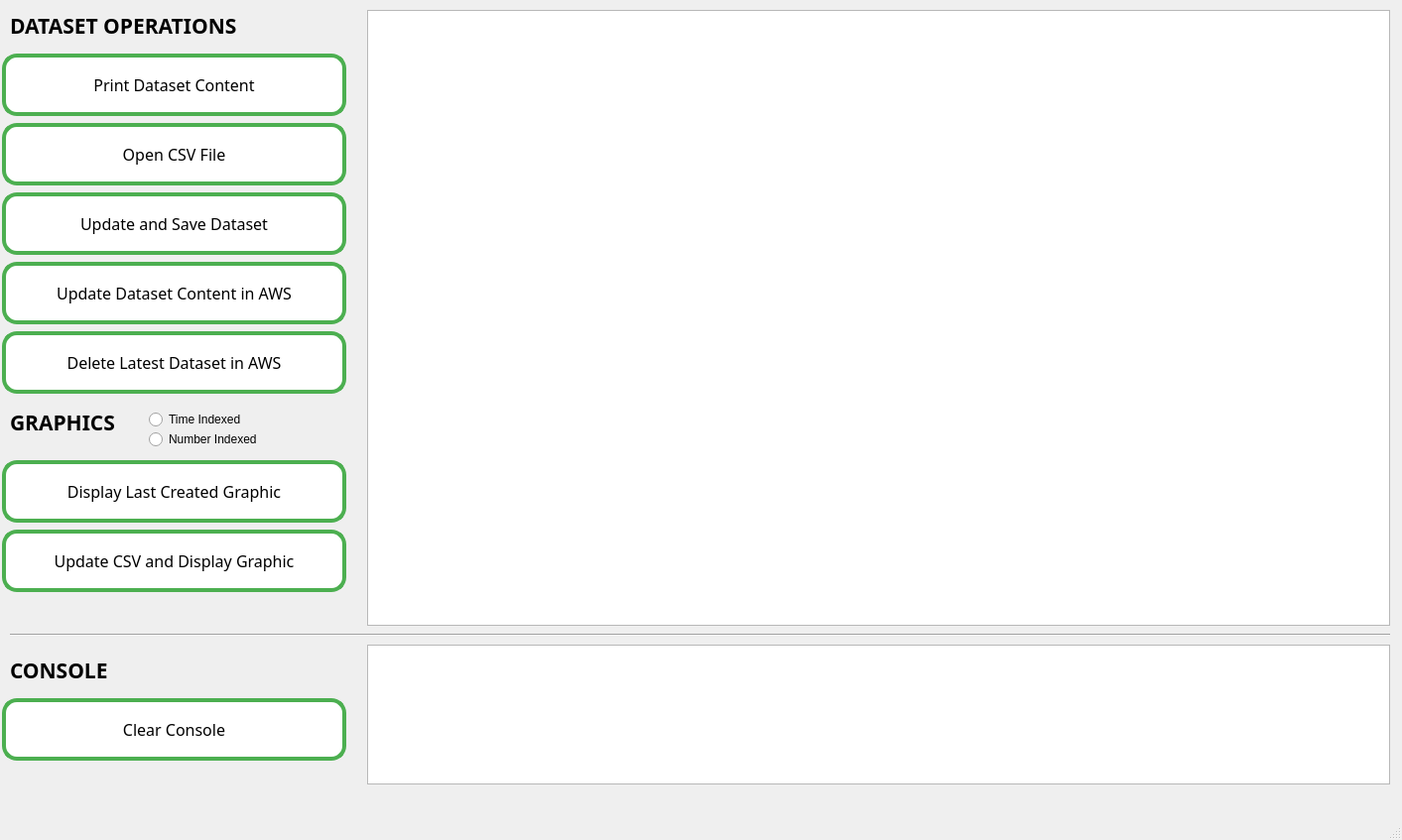
<?xml version="1.0" encoding="UTF-8"?>
<ui version="4.0">
 <class>MainWindow</class>
 <widget class="QMainWindow" name="MainWindow">
  <property name="geometry">
   <rect>
    <x>0</x>
    <y>0</y>
    <width>1413</width>
    <height>847</height>
   </rect>
  </property>
  <property name="windowTitle">
   <string>MainWindow</string>
  </property>
  <property name="styleSheet">
   <string notr="true"/>
  </property>
  <widget class="QWidget" name="centralwidget">
   <property name="autoFillBackground">
    <bool>false</bool>
   </property>
   <widget class="QPushButton" name="button_clear_dataset">
    <property name="geometry">
     <rect>
      <x>0</x>
      <y>330</y>
      <width>351</width>
      <height>71</height>
     </rect>
    </property>
    <property name="font">
     <font>
      <family>Cascadia Code</family>
      <pointsize>-1</pointsize>
      <underline>false</underline>
      <strikeout>false</strikeout>
     </font>
    </property>
    <property name="styleSheet">
     <string notr="true">QPushButton {
  background-color: #4CAF50; 
  border: none;
  color: white;
  padding: 15px 32px;
  text-align: center;
  text-decoration: none;
  display: inline-block;
  font-size: 16px;
  margin: 4px 2px;
  cursor: pointer;
border-radius:15px;
 background-color: white; 
  color: black; 
  border: 4px solid #4CAF50;
}
QPushButton:hover {

	background-color: rgb(174, 255, 137);
}</string>
    </property>
    <property name="text">
     <string>Delete Latest Dataset in AWS</string>
    </property>
   </widget>
   <widget class="QGraphicsView" name="grafik1">
    <property name="geometry">
     <rect>
      <x>370</x>
      <y>10</y>
      <width>1031</width>
      <height>621</height>
     </rect>
    </property>
   </widget>
   <widget class="QPushButton" name="button_update_dataset">
    <property name="geometry">
     <rect>
      <x>0</x>
      <y>260</y>
      <width>351</width>
      <height>71</height>
     </rect>
    </property>
    <property name="font">
     <font>
      <family>Cascadia Code</family>
      <pointsize>-1</pointsize>
      <underline>false</underline>
      <strikeout>false</strikeout>
     </font>
    </property>
    <property name="styleSheet">
     <string notr="true">QPushButton {
  background-color: #4CAF50; 
  border: none;
  color: white;
  padding: 15px 32px;
  text-align: center;
  text-decoration: none;
  display: inline-block;
  font-size: 16px;
  margin: 4px 2px;
  cursor: pointer;
border-radius:15px;
 background-color: white; 
  color: black; 
  border: 4px solid #4CAF50;
}
QPushButton:hover {

	background-color: rgb(174, 255, 137);
}</string>
    </property>
    <property name="text">
     <string>Update Dataset Content in AWS</string>
    </property>
   </widget>
   <widget class="QPushButton" name="button_update_csv">
    <property name="geometry">
     <rect>
      <x>0</x>
      <y>190</y>
      <width>351</width>
      <height>71</height>
     </rect>
    </property>
    <property name="font">
     <font>
      <family>Cascadia Code</family>
      <pointsize>-1</pointsize>
      <underline>false</underline>
      <strikeout>false</strikeout>
     </font>
    </property>
    <property name="styleSheet">
     <string notr="true">QPushButton {
  background-color: #4CAF50; 
  border: none;
  color: white;
  padding: 15px 32px;
  text-align: center;
  text-decoration: none;
  display: inline-block;
  font-size: 16px;
  margin: 4px 2px;
  cursor: pointer;
border-radius:15px;
 background-color: white; 
  color: black; 
  border: 4px solid #4CAF50;
}
QPushButton:hover {

	background-color: rgb(174, 255, 137);
}</string>
    </property>
    <property name="text">
     <string>Update and Save Dataset</string>
    </property>
   </widget>
   <widget class="QPushButton" name="button_open_csv">
    <property name="geometry">
     <rect>
      <x>0</x>
      <y>120</y>
      <width>351</width>
      <height>71</height>
     </rect>
    </property>
    <property name="font">
     <font>
      <family>Cascadia Code</family>
      <pointsize>-1</pointsize>
      <underline>false</underline>
      <strikeout>false</strikeout>
     </font>
    </property>
    <property name="styleSheet">
     <string notr="true">QPushButton {
  background-color: #4CAF50; 
  border: none;
  color: white;
  padding: 15px 32px;
  text-align: center;
  text-decoration: none;
  display: inline-block;
  font-size: 16px;
  margin: 4px 2px;
  cursor: pointer;
border-radius:15px;
 background-color: white; 
  color: black; 
  border: 4px solid #4CAF50;
}
QPushButton:hover {

	background-color: rgb(174, 255, 137);
}</string>
    </property>
    <property name="text">
     <string>Open CSV File</string>
    </property>
   </widget>
   <widget class="QPushButton" name="button_show_csv">
    <property name="geometry">
     <rect>
      <x>0</x>
      <y>50</y>
      <width>351</width>
      <height>71</height>
     </rect>
    </property>
    <property name="font">
     <font>
      <family>Cascadia Code</family>
      <pointsize>-1</pointsize>
      <bold>false</bold>
      <underline>false</underline>
      <strikeout>false</strikeout>
     </font>
    </property>
    <property name="mouseTracking">
     <bool>true</bool>
    </property>
    <property name="styleSheet">
     <string notr="true">QPushButton {
  background-color: #4CAF50; 
  border: none;
  color: white;
  padding: 15px 32px;
  text-align: center;
  text-decoration: none;
  display: inline-block;
  font-size: 16px;
  margin: 4px 2px;
  cursor: pointer;
border-radius:15px;
 background-color: white; 
  color: black; 
  border: 4px solid #4CAF50;
}
QPushButton:hover {

	background-color: rgb(174, 255, 137);
}</string>
    </property>
    <property name="text">
     <string>Print Dataset Content</string>
    </property>
    <property name="checkable">
     <bool>false</bool>
    </property>
   </widget>
   <widget class="QPushButton" name="button_show_lastgraphic">
    <property name="geometry">
     <rect>
      <x>0</x>
      <y>460</y>
      <width>351</width>
      <height>71</height>
     </rect>
    </property>
    <property name="font">
     <font>
      <family>Cascadia Code</family>
      <pointsize>-1</pointsize>
      <underline>false</underline>
      <strikeout>false</strikeout>
     </font>
    </property>
    <property name="styleSheet">
     <string notr="true">QPushButton {
  background-color: #4CAF50; 
  border: none;
  color: white;
  padding: 15px 32px;
  text-align: center;
  text-decoration: none;
  display: inline-block;
  font-size: 16px;
  margin: 4px 2px;
  cursor: pointer;
border-radius:15px;
 background-color: white; 
  color: black; 
  border: 4px solid #4CAF50;
}
QPushButton:hover {

	background-color: rgb(174, 255, 137);
}</string>
    </property>
    <property name="text">
     <string>Display Last Created Graphic</string>
    </property>
   </widget>
   <widget class="QPushButton" name="button_update_graphics">
    <property name="geometry">
     <rect>
      <x>0</x>
      <y>530</y>
      <width>351</width>
      <height>71</height>
     </rect>
    </property>
    <property name="font">
     <font>
      <family>Cascadia Code</family>
      <pointsize>-1</pointsize>
      <underline>false</underline>
      <strikeout>false</strikeout>
     </font>
    </property>
    <property name="styleSheet">
     <string notr="true">QPushButton {
  background-color: #4CAF50; 
  border: none;
  color: white;
  padding: 15px 32px;
  text-align: center;
  text-decoration: none;
  display: inline-block;
  font-size: 16px;
  margin: 4px 2px;
  cursor: pointer;
border-radius:15px;
 background-color: white; 
  color: black; 
  border: 4px solid #4CAF50;
}
QPushButton:hover {

	background-color: rgb(174, 255, 137);
}</string>
    </property>
    <property name="text">
     <string>Update CSV and Display Graphic</string>
    </property>
   </widget>
   <widget class="QPushButton" name="button_clearConsole">
    <property name="geometry">
     <rect>
      <x>0</x>
      <y>700</y>
      <width>351</width>
      <height>71</height>
     </rect>
    </property>
    <property name="font">
     <font>
      <family>Cascadia Code</family>
      <pointsize>-1</pointsize>
      <underline>false</underline>
      <strikeout>false</strikeout>
     </font>
    </property>
    <property name="styleSheet">
     <string notr="true">QPushButton {
  background-color: #4CAF50; 
  border: none;
  color: white;
  padding: 15px 32px;
  text-align: center;
  text-decoration: none;
  display: inline-block;
  font-size: 16px;
  margin: 4px 2px;
  cursor: pointer;
border-radius:15px;
 background-color: white; 
  color: black; 
  border: 4px solid #4CAF50;
}
QPushButton:hover {

	background-color: rgb(174, 255, 137);
}</string>
    </property>
    <property name="text">
     <string>Clear Console</string>
    </property>
   </widget>
   <widget class="QLabel" name="label">
    <property name="geometry">
     <rect>
      <x>10</x>
      <y>410</y>
      <width>131</width>
      <height>31</height>
     </rect>
    </property>
    <property name="font">
     <font>
      <family>Cascadia Code</family>
      <pointsize>16</pointsize>
      <bold>true</bold>
     </font>
    </property>
    <property name="text">
     <string>GRAPHICS</string>
    </property>
   </widget>
   <widget class="QLabel" name="label_2">
    <property name="geometry">
     <rect>
      <x>10</x>
      <y>10</y>
      <width>291</width>
      <height>31</height>
     </rect>
    </property>
    <property name="font">
     <font>
      <family>Cascadia Code</family>
      <pointsize>16</pointsize>
      <bold>true</bold>
     </font>
    </property>
    <property name="text">
     <string>DATASET OPERATIONS</string>
    </property>
   </widget>
   <widget class="QPlainTextEdit" name="console_output">
    <property name="geometry">
     <rect>
      <x>370</x>
      <y>650</y>
      <width>1031</width>
      <height>141</height>
     </rect>
    </property>
   </widget>
   <widget class="QRadioButton" name="rbutton_time">
    <property name="geometry">
     <rect>
      <x>150</x>
      <y>410</y>
      <width>131</width>
      <height>26</height>
     </rect>
    </property>
    <property name="text">
     <string>Time Indexed</string>
    </property>
   </widget>
   <widget class="QRadioButton" name="rbutton_num">
    <property name="geometry">
     <rect>
      <x>150</x>
      <y>430</y>
      <width>151</width>
      <height>26</height>
     </rect>
    </property>
    <property name="text">
     <string>Number Indexed</string>
    </property>
   </widget>
   <widget class="QLabel" name="label_3">
    <property name="geometry">
     <rect>
      <x>10</x>
      <y>660</y>
      <width>121</width>
      <height>31</height>
     </rect>
    </property>
    <property name="font">
     <font>
      <family>Cascadia Code</family>
      <pointsize>16</pointsize>
      <bold>true</bold>
     </font>
    </property>
    <property name="text">
     <string>CONSOLE</string>
    </property>
   </widget>
   <widget class="Line" name="line">
    <property name="geometry">
     <rect>
      <x>10</x>
      <y>630</y>
      <width>1391</width>
      <height>20</height>
     </rect>
    </property>
    <property name="orientation">
     <enum>Qt::Horizontal</enum>
    </property>
   </widget>
  </widget>
  <widget class="QStatusBar" name="statusBar"/>
 </widget>
 <resources/>
 <connections/>
</ui>
